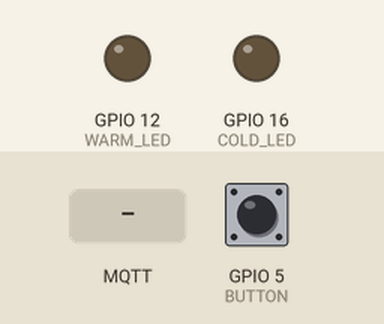
A sketch run on a simulated ESP8266 (NodeMCU). On the bench: output pins drawn as LEDs (lit = HIGH). Inputs (shaded band) come from the test bench; at power-on: GPIO 5 (BUTTON) HIGH. WiFi joins after 1.5 s; servers stay silent unless stated; no MQTT or app messages arrive unless stated.

Above: at 2.7 s.
2.8 s: GPIO 5 (BUTTON) pulsed LOW 5 times (0.12 s each, 0.3 s apart)
At 3.8 s:
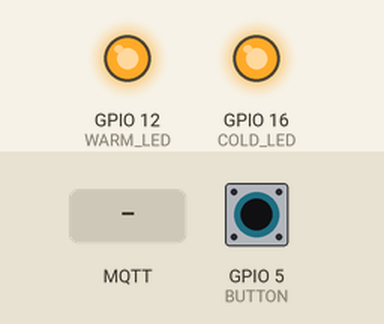
6.9 s: GPIO 5 (BUTTON) pulled LOW for 0.15 s
At 9.7 s:
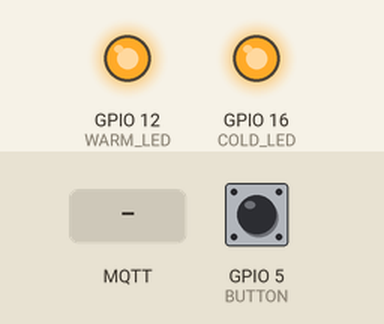
10.0 s: MQTT message "0" arrives on the first subscribed topic
At 10.8 s:
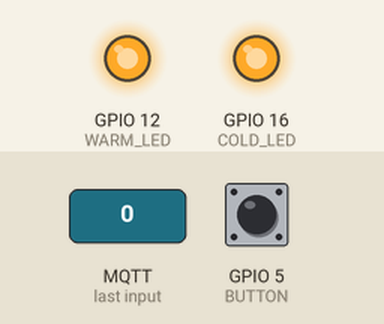
12.5 s: MQTT message "0" arrives on the third subscribed topic
At 14.6 s:
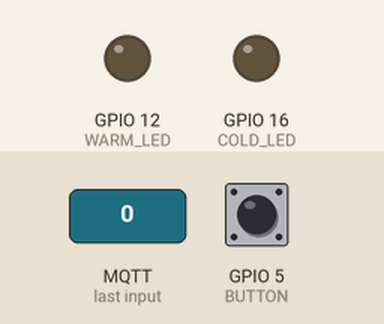
15.0 s: MQTT message "5" arrives on the third subscribed topic
At 16.8 s:
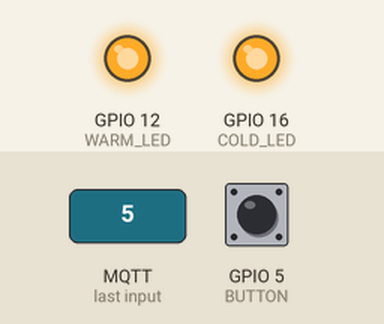
Timing chart, 0 to 18.3 s (numbered marks = the images above; inputs shaded):
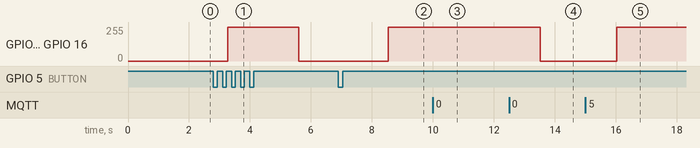

The sketch:

kitchenled.ino
```cpp
  #include "OneButton.h"
  #include <ESP8266WiFi.h>
  #include <PubSubClient.h>

  #define WARM_LED 12
  #define COLD_LED 16
  #define BUTTON 5

  const char* ssid = "<SSID>";
  const char* password = "<PASSWORD>";
  const char* mqtt_server = "<MQTT_SERVER>";
  const char* mqtt_user = "<MQTT_USER>";
  const char* mqtt_password = "<MQTT_PASSWORD>";

  int warmledState = 0;   // Current set value for WARM leds
  int coldledState = 0;   // Current set value for COLD leds
  int prev_warmledState;
  int prev_coldledState;
  int white_temperature;  // Current white temperature expressed in MIREDS (154<-->500)
  float brightness;
  bool fullstatus;        // Current status of whole strip (on/off)
  bool automation;        // Whether automatic control is engaged

  WiFiClientSecure espClient;
  PubSubClient client(espClient);
  OneButton button(BUTTON, true);

  void setup() {
    //Serial.begin(115200);
    delay(10);

    pinMode(WARM_LED, OUTPUT); // WARM_WHITE led
    pinMode(COLD_LED, OUTPUT); // COLD_WHITE led

    setup_wifi();

    client.setServer(mqtt_server, 8883);
    client.setCallback(mqtt_callback);

    button.attachClick(Click);
    button.attachDoubleClick(doubleClick);

    analogWriteRange(255);
  }

  void loop() {
    button.tick();
    if (!client.connected() && WiFi.status() == WL_CONNECTED ) {
      mqtt_reconnect();
    }
    client.loop();
  }

  void Click() {
    //Serial.println("Single Click");
    // By default fullstatus is inverted on button press
    fullstatus = !fullstatus;
    automation = 0;

    if ( fullstatus ) {
      // Fade both led types UP to the currently set value

      //Serial.print("Calling crossfade with ");
      //Serial.print(warmledState);
      //Serial.print(" and ");
      //Serial.println(coldledState);
      //Serial.println(" target values.");

      crossFade(prev_coldledState, prev_warmledState, coldledState, warmledState);

    } else {
      // Fade both led types DOWN to zero

      //Serial.println("Calling crossfade with ZERO and ZERO target values.");
      crossFade(coldledState, warmledState, 0, 0);
    }

    // Set topic for fullstatus (on/off)
    client.publish("lights/kitchenled/fullstatus",  String(fullstatus).c_str(), true);
    client.publish("lights/kitchenled/automation",  String(automation).c_str(), true);
  }

  void doubleClick() {
    //Serial.println("Double Click - full brightness!");
    //Serial.println("");
    // Doubleclick always brings both led strips to max value
    // regardless of other settings
    warmledState = 255;
    coldledState = 255;
    fullstatus = 1;
    automation = 0;
    white_temperature = 327;
    brightness = 100;
    analogWrite(WARM_LED, warmledState);
    analogWrite(COLD_LED, coldledState);

    // Publish new values
    client.publish("lights/kitchenled/warmstatus",  String(warmledState).c_str(), true);
    client.publish("lights/kitchenled/coldstatus",  String(coldledState).c_str(), true);
    client.publish("lights/kitchenled/fullstatus",  String(fullstatus).c_str(), true);
    client.publish("lights/kitchenled/automation",  String(automation).c_str(), true);
    client.publish("lights/kitchenled/brightness",  String(brightness).c_str(), true);
    client.publish("lights/kitchenled/white_temp",  String(white_temperature).c_str(), true);
  }

  void setup_wifi() {

    delay(10);
    // We start by connecting to the WiFi network
    //Serial.println();
    //Serial.print("Connecting to ");
    //Serial.println(ssid);

    WiFi.begin(ssid, password);

    while (WiFi.status() != WL_CONNECTED) {
      delay(500);
      //Serial.println();
      //Serial.printf("Connection status: %d\n", WiFi.status());
      //Serial.print(".");
    }

    //Serial.println("");
    //Serial.println("WiFi connected");
    //Serial.println("IP address: ");
    //Serial.println(WiFi.localIP());
  }

  void mqtt_reconnect() {
    if (!client.connected()) {
      //Serial.print("Attempting MQTT connection...");

      String clientId = "MQTT-KitchenLed";
      // Attempt to connect
      if (client.connect(clientId.c_str(), mqtt_user, mqtt_password)) {
        //Serial.println("connected");
        client.subscribe("lights/kitchenled/warmstatus");
        client.subscribe("lights/kitchenled/coldstatus");
        client.subscribe("lights/kitchenled/fullstatus");
        client.subscribe("lights/kitchenled/white_temp");
        client.subscribe("lights/kitchenled/brightness");
        client.subscribe("lights/kitchenled/automation");
      } else {
        //Serial.print("failed, rc=");
        //Serial.print(client.state());
        //Serial.println(" try again on next loop");
      }
    }
  }

  void mqtt_callback(char* topic, byte* payload, unsigned int length) {

    //Serial.print("Message arrived [");
    //Serial.print(topic);
    //Serial.print("] ");
    //for (int i = 0; i < length; i++) {
      //Serial.print((char)payload[i]);
    //}

  if ( strcmp(topic,"lights/kitchenled/warmstatus") == 0 ) {
    payload[length] = '\0';
    //Serial.print("Getting warmledState: ");
    warmledState = String((char*)payload).toInt();
    //Serial.println(warmledState);
  }
  if ( strcmp(topic,"lights/kitchenled/coldstatus") == 0 ) {
    payload[length] = '\0';
    //Serial.print("Getting coldledState: ");
    coldledState = String((char*)payload).toInt();
    //Serial.println(coldledState);
  }
  if ( strcmp(topic,"lights/kitchenled/fullstatus") == 0 ) {
    payload[length] = '\0';
    //Serial.print("Getting fullstatus: ");
    fullstatus = String((char*)payload).toInt();
    //Serial.println(fullstatus);
  }
  if ( strcmp(topic,"lights/kitchenled/white_temp") == 0 ) {
    payload[length] = '\0';
    //Serial.print("Getting temperature: ");
    white_temperature = String((char*)payload).toInt();
    //Serial.println(white_temperature);
  }
  if ( strcmp(topic,"lights/kitchenled/brightness") == 0 ) {
    payload[length] = '\0';
    //Serial.print("Getting brightness: ");
    brightness = String((char*)payload).toInt();
    //Serial.println(brightness);
  }

  if ( fullstatus ) {
    mired2values();
    if ( prev_coldledState != coldledState || prev_warmledState != warmledState) {
      crossFade(prev_coldledState, prev_warmledState, coldledState, warmledState);
    }
  } else {
    if ( prev_coldledState != 0 || prev_warmledState != 0) {
      crossFade(prev_coldledState, prev_warmledState, 0, 0);
    }
  }

  //Serial.println();
}

void mired2values () {

  // Determine light percentages:
  float warmledState_PC=((white_temperature-154)*100)/173;
  float coldledState_PC=200-warmledState_PC;

  if ( warmledState_PC > 100 ) warmledState_PC = 100;
  if ( coldledState_PC > 100 ) coldledState_PC = 100;

  //Serial.print("Cold white percentage: ");
  //Serial.println(coldledState_PC);
  //Serial.print("Warm white percentage: ");
  //Serial.println(warmledState_PC);

  // Calculate percentage value:
  warmledState = 2.55 * warmledState_PC;
  coldledState = 2.55 * coldledState_PC;

  //  Apply current brightness
  warmledState = warmledState*(brightness/100);
  coldledState = coldledState*(brightness/100);

  //Serial.print("Cold white value: ");
  //Serial.println(coldledState);
  //Serial.print("Warm white value: ");
  //Serial.println(warmledState);
  //Serial.print("Brightness: ");
  //Serial.println(brightness);


}

/* BELOW THIS LINE IS THE MATH -- YOU SHOULDN'T NEED TO CHANGE THIS FOR THE BASICS
*
* The program works like this:
* Imagine a crossfade that moves the red LED from 0-10,
*   the green from 0-5, and the blue from 10 to 7, in
*   ten steps.
*   We'd want to count the 10 steps and increase or
*   decrease color values in evenly stepped increments.
*   Imagine a + indicates raising a value by 1, and a -
*   equals lowering it. Our 10 step fade would look like:
*
*   1 2 3 4 5 6 7 8 9 10
* R + + + + + + + + + +
* G   +   +   +   +   +
* B     -     -     -
*
* The red rises from 0 to 10 in ten steps, the green from
* 0-5 in 5 steps, and the blue falls from 10 to 7 in three steps.
*
* In the real program, the color percentages are converted to
* 0-255 values, and there are 1020 steps (255*4).
*
* To figure out how big a step there should be between one up- or
* down-tick of one of the LED values, we call calculateStep(),
* which calculates the absolute gap between the start and end values,
* and then divides that gap by 1020 to determine the size of the step
* between adjustments in the value.
*/

int calculateStep(int prevValue, int endValue) {
  int step = endValue - prevValue; // What's the overall gap?
  if (step) {                      // If its non-zero,
    step = 1020/step;              //   divide by 1020
  }
  return step;
}

/* The next function is calculateVal. When the loop value, i,
*  reaches the step size appropriate for one of the
*  colors, it increases or decreases the value of that color by 1.
*  (R, G, and B are each calculated separately.)
*/

int calculateVal(int step, int val, int i) {

  if ((step) && i % step == 0) { // If step is non-zero and its time to change a value,
    if (step > 0) {              //   increment the value if step is positive...
      val += 1;
    }
    else if (step < 0) {         //   ...or decrement it if step is negative
      val -= 1;
    }
  }
  // Defensive driving: make sure val stays in the range 0-255
  if (val > 255) {
    val = 255;
  }
  else if (val < 0) {
    val = 0;
  }
  return val;
}

/* crossFade() converts the percentage colors to a
*  0-255 range, then loops 1020 times, checking to see if
*  the value needs to be updated each time, then writing
*  the color values to the correct pins.
*/

void crossFade(int cw_start, int ww_start, int cw_end, int ww_end) {
  //Serial.print("Starting crossfade with ");
  //Serial.print(cw_start);
  //Serial.print(" and ");
  //Serial.print(ww_start);
  //Serial.println(" ... ");

  int stepW = calculateStep(ww_start, ww_end);
  int stepC = calculateStep(cw_start, cw_end);

  int WW_Value = ww_start;
  int CW_Value = cw_start;

  for (int i = 0; i <= 1020; i++) {
    WW_Value = calculateVal(stepW, WW_Value, i);
    CW_Value = calculateVal(stepC, CW_Value, i);

    // Write current values to LED pins
    analogWrite(WARM_LED, WW_Value);
    analogWrite(COLD_LED, CW_Value);

    //delay(crossfadeDelay); // Pause for 'wait' milliseconds before resuming the loop
    delay(1);
  }
  // Update current values for next loop
  prev_warmledState = WW_Value;
  prev_coldledState = CW_Value;

  //Serial.print(WW_Value);
  //Serial.print(" - ");
  //Serial.println(CW_Value);
  //Serial.println("done.");
}
```

Measured:
- after the input at 2.8 s, GPIO 12 (WARM_LED), GPIO 16 (COLD_LED): 0/255 → 255/255 after 0.47 s, → 0/255 2.3 s later
- after the input at 6.9 s, GPIO 12 (WARM_LED), GPIO 16 (COLD_LED): 0/255 → 255/255 after 1.6 s
- after the input at 10.0 s, GPIO 12 (WARM_LED), GPIO 16 (COLD_LED): 255/255 → 254/255 at once, → 253/255 1.0 s later
- after the input at 12.5 s, GPIO 12 (WARM_LED), GPIO 16 (COLD_LED): 253/255 → 0/255 after 1.0 s
- after the input at 15.0 s, GPIO 12 (WARM_LED), GPIO 16 (COLD_LED): 0/255 → 255/255 after 1.0 s
